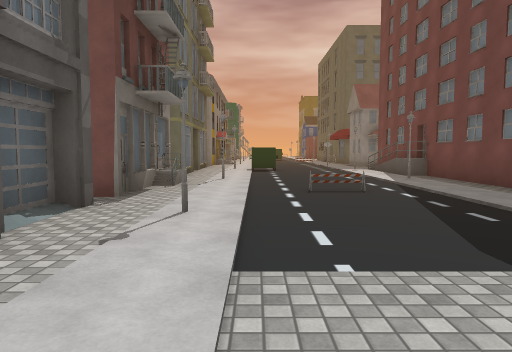
view 1 (above)

20 first-person views from a walk through a scene from a Unity 3-D project. The camera is 1.5 m above the floor, tilts 4° down and sees 70° across. The floor is counted in squares, 2 m on a side. Each view is taken from the middle of a square. On the plan, view 1 faces up. The plan holds only what a view shows up to about 11 squares ahead; the rest is blank. The place goes on beyond the plan. The player is left out. Some surface patterns are stand-ins.

view 2
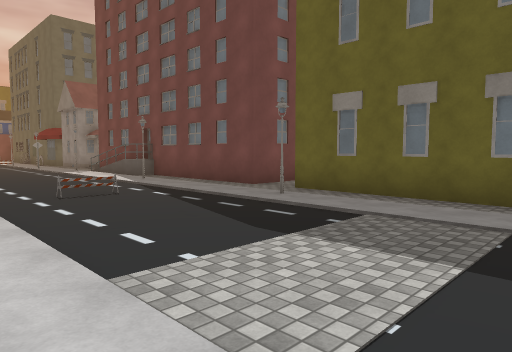

view 3
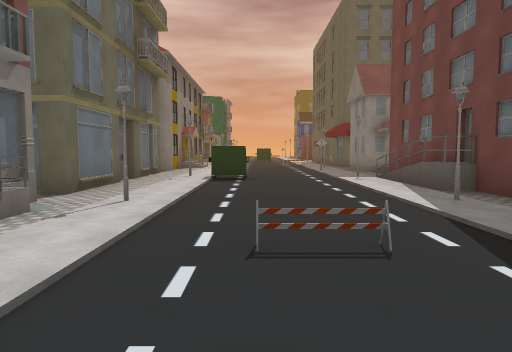

view 4
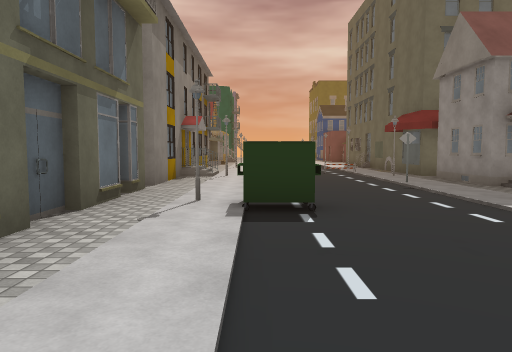

view 5
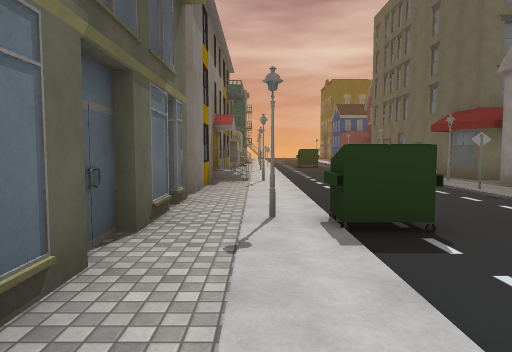

view 6
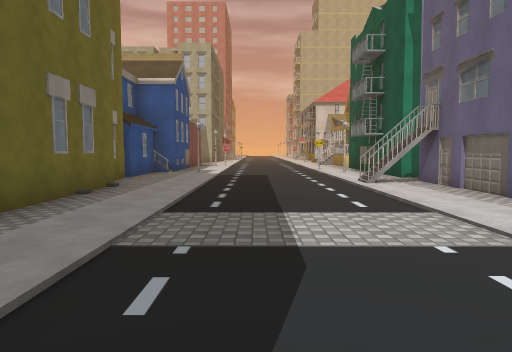

view 7
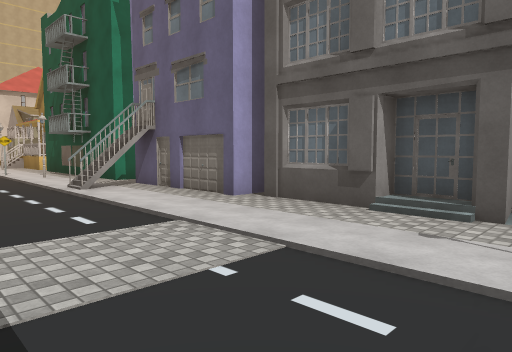

view 8
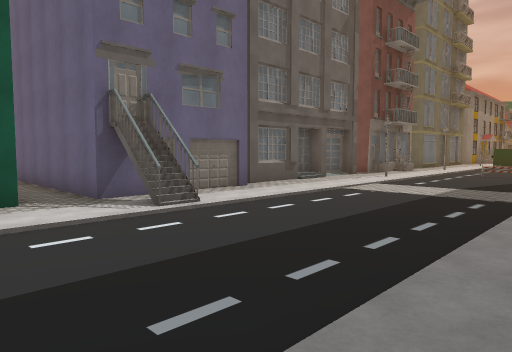

view 9
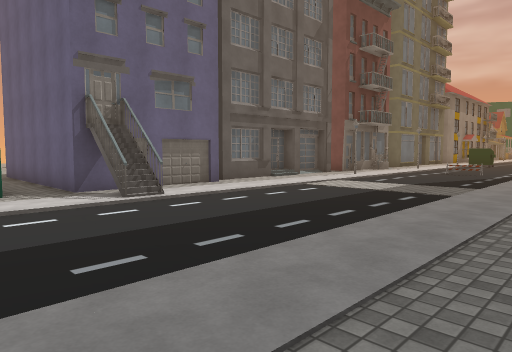

view 10
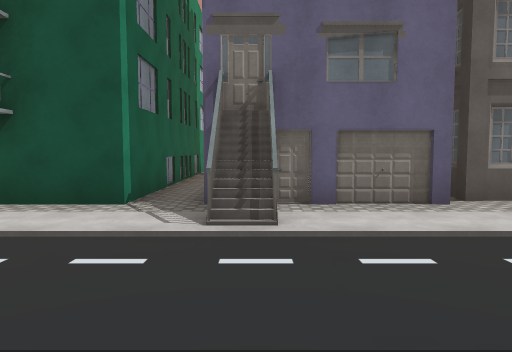

view 11
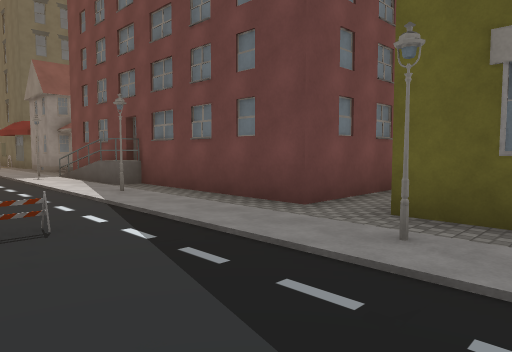

view 12
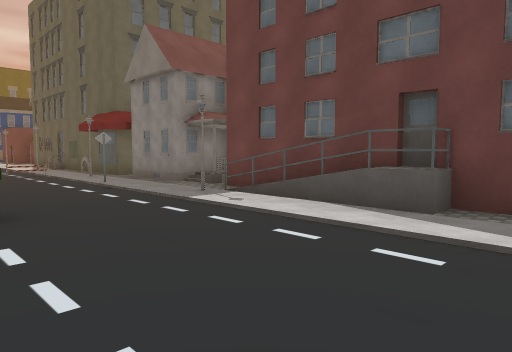

view 13
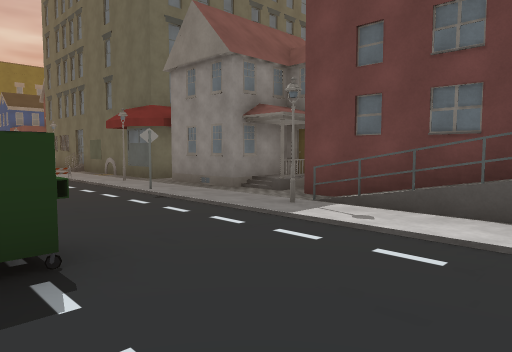

view 14
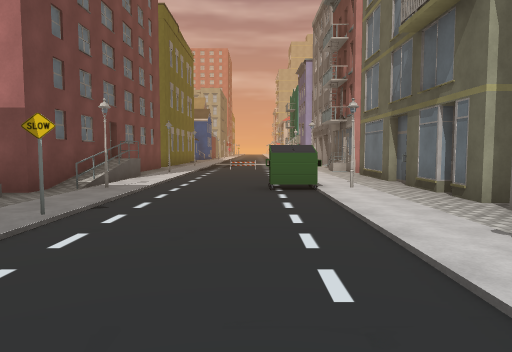

view 15
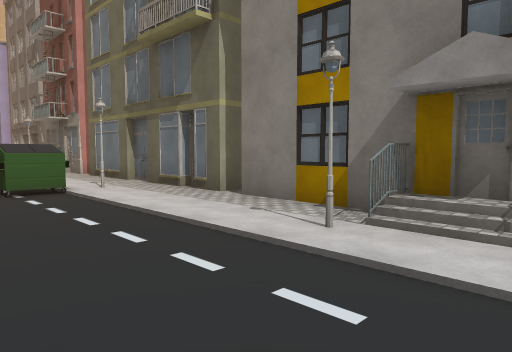

view 16
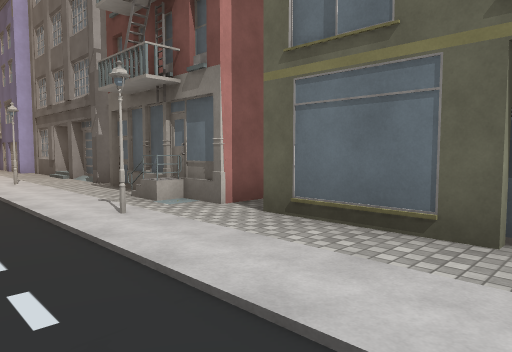

view 17
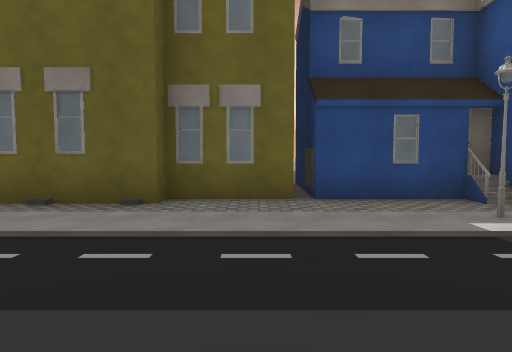

view 18
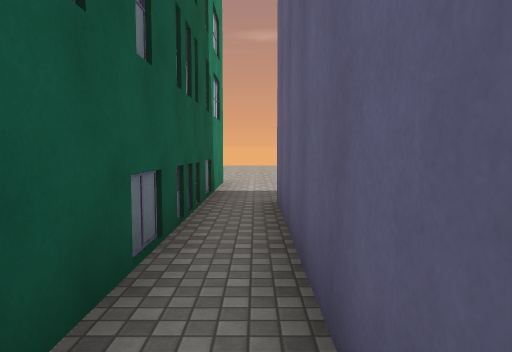

view 19
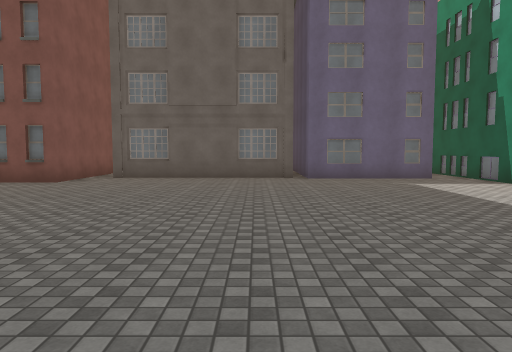

view 20
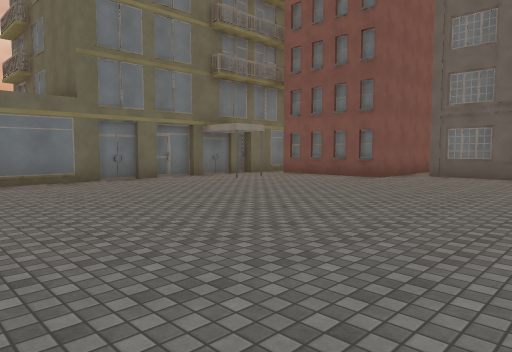

### Floor plan
Key: @ floor where view 1 was taken; # wall or solid block; . floor; / step, stairs or slope; B building; S streetlight; I bin; G sign; O other object.
Columns run from 18 left of view 1 to 8 right of it. Each row starts with its distance up from view 1.
 21                 B/...O.#
 20                 #/.....#
 19                 #S....S.
 18                 #......#
 17                 #....G.#
 16                ##....../
 15                #........B
 14                #.SI...S#
 13                #.......#
 12                #.......#
 11      ###       #.......B
 10   ####.#       ##......#
  9  ......##      ##S....S#
  8  ........       B......#
  7  .........#     ...OO..#
  6  .........##   #.......####
  5  ..........#   #.........BB
  4 ...........#   #.S....S#
  3 ...........#   #.......#
  2 ...........#   #.......#
  1 ...........B   #.......#
  0   .........##  #..@....#
 -1    ........#   ##......B
 -2      ......#    #......##
 -3       .....#######......#
 -4      ...................##
 -5      ...#########.......B##
 -6        B        #.......##

Positions as (right, up) in squares from view 1, and headings:
1: (0, 0), facing up
2: (-1, 0), facing up-right
3: (1, 4), facing up
4: (0, 9), facing up
5: (-1, 10), facing up
6: (2, 5), facing down
7: (2, 4), facing down-left
8: (4, -6), facing up-left
9: (5, -6), facing up-left
10: (3, -3), facing left
11: (1, 3), facing up-right
12: (0, 9), facing up-right
13: (0, 11), facing up-right
14: (1, 21), facing down
15: (2, 21), facing down-left
16: (1, 13), facing down-left
17: (0, -4), facing right
18: (-2, -4), facing left
19: (-17, 1), facing right
20: (-18, 1), facing up-right
